Frame 1 (no input): blank canvas, image omitted
Frame 60 (the mouse pressed at the canvas centre just before this capture): blank canvas, image omitted
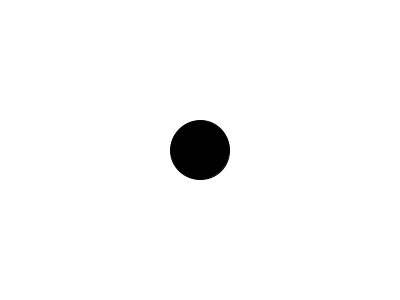
Frame 120 (the mouse held since frame 60 and released just before this capture)

The Processing sketch whose frames 1 and 60 were blank and that drew this single picture after the mouse press (run headless with seeded random() and noise(); from frame 60 on, the mouse is pressed at the canvas centre):

// Processing sketch: growingCircleAnimationSolution
// ── growingCircleAnimationSolution.pde
int dia = 0;
float x, y = -1000000;

void setup() {
  size(400, 300);
  background(255);
}

void draw() {
  background(255);
  fill(0);
  ellipse(x, y, dia, dia);
  dia = dia + 1;
}

void mousePressed() {
  x = mouseX;
  y = mouseY;
  dia = 0;
}
